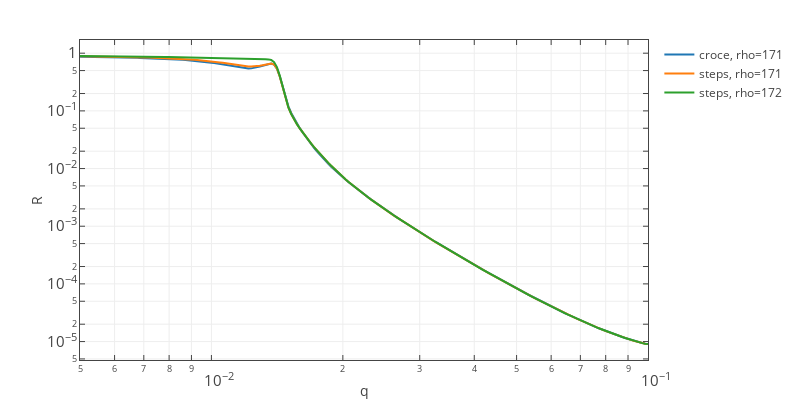

The cell this chart's notebook holds for it:
### Markdown cell above
# Model with single gold layer

### Code cell
gold_rough = 171
gold_thick = 500

expt = simple_gold_experiment(steps=False, gold_thick=gold_thick, gold_rough=gold_rough)
r_0 = expt.reflectivity()

expt = simple_gold_experiment(steps=True, gold_thick=gold_thick, gold_rough=gold_rough)
r_1 = expt.reflectivity()

expt = simple_gold_experiment(steps=True, gold_thick=gold_thick, gold_rough=gold_rough+1)
r_2 = expt.reflectivity()

plot_utils.plot1d([
                   [r_0[0], r_0[1]],
                   [r_1[0], r_1[1]],
                   [r_2[0], r_2[1]],
                  ],
                  data_names=['croce, rho=%s' % gold_rough,
                              'steps, rho=%s' % gold_rough,
                              'steps, rho=%s' % (gold_rough+1),
                             ], y_log=True, x_log=True, x_title='q', y_title='R',)

### Figure 1 — Plotly figure (JSON) as saved in the notebook; plotly's stock layout.template omitted (floating-point values rounded to 4 significant figures; data arrays with more than 128 entries replaced by an {"elided": "..."} marker saying what was removed)
{"data": [{"name": "croce, rho=171", "type": "scatter", "uid": "0ead734c-9d28-4527-a11b-a7b23e405d4e", "x": {"elided": "200 float values"}, "y": {"elided": "200 float values"}}, {"name": "steps, rho=171", "type": "scatter", "uid": "5bd6baa4-2fc3-4642-abc6-e39df636e2e9", "x": {"elided": "200 float values"}, "y": {"elided": "200 float values"}}, {"name": "steps, rho=172", "type": "scatter", "uid": "c2640758-88ca-4abb-b703-83be28755edb", "x": {"elided": "200 float values"}, "y": {"elided": "200 float values"}}], "layout": {"autosize": true, "bargap": 0, "height": 400, "hovermode": "closest", "margin": {"b": 40, "l": 80, "r": 40, "t": 40}, "showlegend": true, "width": 800, "xaxis": {"exponentformat": "power", "mirror": "all", "showexponent": "all", "showgrid": true, "showline": true, "ticks": "inside", "title": {"text": "q"}, "type": "log", "zeroline": false}, "yaxis": {"exponentformat": "power", "mirror": "all", "showexponent": "all", "showgrid": true, "showline": true, "ticks": "inside", "title": {"text": "R"}, "type": "log", "zeroline": false}}}
